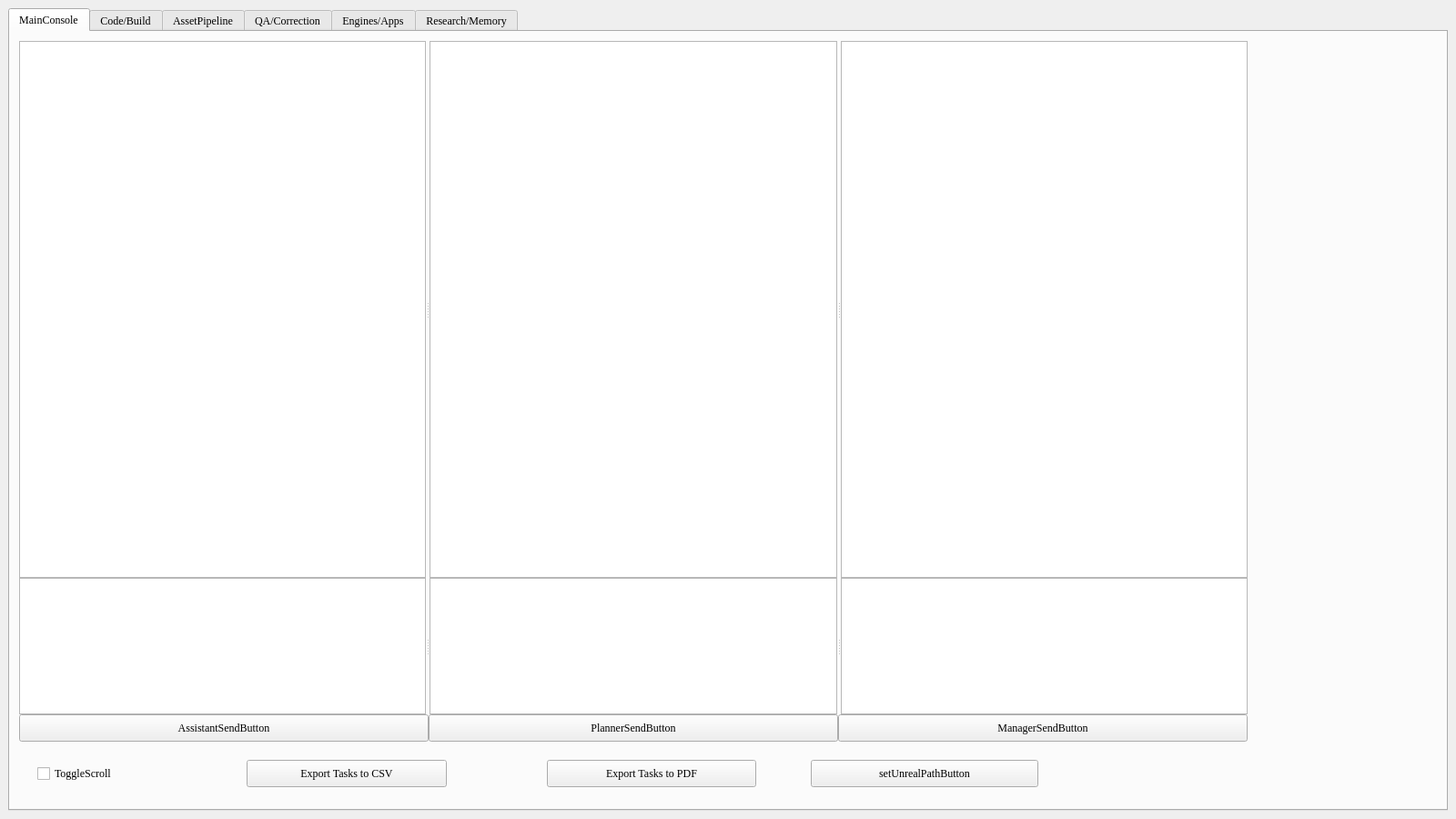
<?xml version="1.0" encoding="UTF-8"?>
<ui version="4.0">
 <class>MainWindow</class>
 <widget class="QMainWindow" name="MainWindow">
  <property name="enabled">
   <bool>true</bool>
  </property>
  <property name="geometry">
   <rect>
    <x>0</x>
    <y>0</y>
    <width>1600</width>
    <height>900</height>
   </rect>
  </property>
  <property name="sizePolicy">
   <sizepolicy hsizetype="Expanding" vsizetype="Expanding">
    <horstretch>0</horstretch>
    <verstretch>0</verstretch>
   </sizepolicy>
  </property>
  <property name="font">
   <font>
    <family>Times New Roman</family>
    <pointsize>9</pointsize>
   </font>
  </property>
  <property name="windowTitle">
   <string>MainWindow</string>
  </property>
  <widget class="QWidget" name="centralwidget">
   <property name="acceptDrops">
    <bool>false</bool>
   </property>
   <layout class="QHBoxLayout" name="horizontalLayout">
    <item>
     <widget class="QTabWidget" name="tabWidget">
      <property name="sizePolicy">
       <sizepolicy hsizetype="Preferred" vsizetype="Preferred">
        <horstretch>0</horstretch>
        <verstretch>0</verstretch>
       </sizepolicy>
      </property>
      <property name="currentIndex">
       <number>0</number>
      </property>
      <widget class="QWidget" name="MainConsole">
       <attribute name="title">
        <string>MainConsole</string>
       </attribute>
       <widget class="QCheckBox" name="AutoScrollCheckBox">
        <property name="geometry">
         <rect>
          <x>30</x>
          <y>800</y>
          <width>200</width>
          <height>30</height>
         </rect>
        </property>
        <property name="text">
         <string>ToggleScroll</string>
        </property>
       </widget>
       <widget class="QPushButton" name="pdfExportButton">
        <property name="geometry">
         <rect>
          <x>590</x>
          <y>800</y>
          <width>230</width>
          <height>30</height>
         </rect>
        </property>
        <property name="text">
         <string>Export Tasks to PDF</string>
        </property>
       </widget>
       <widget class="QPushButton" name="setUnrealPathButton">
        <property name="geometry">
         <rect>
          <x>880</x>
          <y>800</y>
          <width>250</width>
          <height>30</height>
         </rect>
        </property>
        <property name="text">
         <string>setUnrealPathButton</string>
        </property>
       </widget>
       <widget class="QPushButton" name="ExportButton">
        <property name="geometry">
         <rect>
          <x>260</x>
          <y>800</y>
          <width>220</width>
          <height>30</height>
         </rect>
        </property>
        <property name="text">
         <string>Export Tasks to CSV</string>
        </property>
       </widget>
       <widget class="QSplitter" name="splitter_34">
        <property name="geometry">
         <rect>
          <x>10</x>
          <y>10</y>
          <width>1350</width>
          <height>590</height>
         </rect>
        </property>
        <property name="orientation">
         <enum>Qt::Orientation::Horizontal</enum>
        </property>
        <widget class="QTextEdit" name="AssistantChatArea"/>
        <widget class="QTextEdit" name="PlannerChatArea"/>
        <widget class="QTextEdit" name="ManagerChatArea"/>
       </widget>
       <widget class="QSplitter" name="splitter_36">
        <property name="geometry">
         <rect>
          <x>10</x>
          <y>600</y>
          <width>1350</width>
          <height>150</height>
         </rect>
        </property>
        <property name="orientation">
         <enum>Qt::Orientation::Horizontal</enum>
        </property>
        <widget class="QTextEdit" name="AssistantTextEdit"/>
        <widget class="QTextEdit" name="PlannerTextEdit"/>
        <widget class="QTextEdit" name="ManagerTextEdit"/>
       </widget>
       <widget class="QPushButton" name="AssistantSendButton">
        <property name="geometry">
         <rect>
          <x>10</x>
          <y>750</y>
          <width>450</width>
          <height>30</height>
         </rect>
        </property>
        <property name="text">
         <string>AssistantSendButton</string>
        </property>
       </widget>
       <widget class="QPushButton" name="PlannerSendButton">
        <property name="geometry">
         <rect>
          <x>460</x>
          <y>750</y>
          <width>450</width>
          <height>30</height>
         </rect>
        </property>
        <property name="text">
         <string>PlannerSendButton</string>
        </property>
       </widget>
       <widget class="QPushButton" name="ManagerSendButton">
        <property name="geometry">
         <rect>
          <x>910</x>
          <y>750</y>
          <width>450</width>
          <height>30</height>
         </rect>
        </property>
        <property name="text">
         <string>ManagerSendButton</string>
        </property>
       </widget>
      </widget>
      <widget class="QWidget" name="CodeBuild">
       <attribute name="title">
        <string>Code/Build</string>
       </attribute>
       <widget class="QSplitter" name="splitter_7">
        <property name="geometry">
         <rect>
          <x>10</x>
          <y>10</y>
          <width>1350</width>
          <height>630</height>
         </rect>
        </property>
        <property name="orientation">
         <enum>Qt::Orientation::Horizontal</enum>
        </property>
        <widget class="QTextEdit" name="CoderChatArea"/>
        <widget class="QTextEdit" name="IntegratorChatArea"/>
        <widget class="QTextEdit" name="ScripterChatArea"/>
       </widget>
       <widget class="QSplitter" name="splitter_8">
        <property name="geometry">
         <rect>
          <x>10</x>
          <y>820</y>
          <width>1370</width>
          <height>22</height>
         </rect>
        </property>
        <property name="orientation">
         <enum>Qt::Orientation::Horizontal</enum>
        </property>
        <widget class="QPushButton" name="CoderSendButton">
         <property name="text">
          <string>CoderSendButton</string>
         </property>
        </widget>
        <widget class="QPushButton" name="IntegratorSendButton">
         <property name="text">
          <string>IntegratorSendButton</string>
         </property>
        </widget>
        <widget class="QPushButton" name="ScripterSendButton">
         <property name="text">
          <string>ScripterSendButton</string>
         </property>
        </widget>
       </widget>
       <widget class="QSplitter" name="splitter_9">
        <property name="geometry">
         <rect>
          <x>10</x>
          <y>650</y>
          <width>1350</width>
          <height>170</height>
         </rect>
        </property>
        <property name="orientation">
         <enum>Qt::Orientation::Horizontal</enum>
        </property>
        <widget class="QTextEdit" name="CoderTextEdit"/>
        <widget class="QTextEdit" name="IntegratorTextEdit"/>
        <widget class="QTextEdit" name="ScripterTextEdit"/>
       </widget>
      </widget>
      <widget class="QWidget" name="AssetPipeline">
       <attribute name="title">
        <string>AssetPipeline</string>
       </attribute>
       <widget class="QSplitter" name="splitter_2">
        <property name="geometry">
         <rect>
          <x>10</x>
          <y>10</y>
          <width>1350</width>
          <height>630</height>
         </rect>
        </property>
        <property name="orientation">
         <enum>Qt::Orientation::Horizontal</enum>
        </property>
        <widget class="QTextEdit" name="ModelingChatArea"/>
        <widget class="QTextEdit" name="TexturingChatArea"/>
        <widget class="QTextEdit" name="AnimationChatArea"/>
       </widget>
       <widget class="QSplitter" name="splitter_5">
        <property name="geometry">
         <rect>
          <x>10</x>
          <y>650</y>
          <width>1350</width>
          <height>170</height>
         </rect>
        </property>
        <property name="orientation">
         <enum>Qt::Orientation::Horizontal</enum>
        </property>
        <widget class="QTextEdit" name="ModelingTextEdit"/>
        <widget class="QTextEdit" name="TexturingTextEdit"/>
        <widget class="QTextEdit" name="AnimationTextEdit"/>
       </widget>
       <widget class="QSplitter" name="splitter_6">
        <property name="geometry">
         <rect>
          <x>10</x>
          <y>820</y>
          <width>1370</width>
          <height>22</height>
         </rect>
        </property>
        <property name="orientation">
         <enum>Qt::Orientation::Horizontal</enum>
        </property>
        <widget class="QPushButton" name="ModelingSendButton">
         <property name="text">
          <string>ModelingSendButton</string>
         </property>
        </widget>
        <widget class="QPushButton" name="TexturingSendButton">
         <property name="text">
          <string>TexturingSendButton</string>
         </property>
        </widget>
        <widget class="QPushButton" name="AnimationSendButton">
         <property name="text">
          <string>AnimationSendButton</string>
         </property>
        </widget>
       </widget>
      </widget>
      <widget class="QWidget" name="Correction">
       <attribute name="title">
        <string>QA/Correction</string>
       </attribute>
       <widget class="QSplitter" name="splitter_13">
        <property name="geometry">
         <rect>
          <x>10</x>
          <y>10</y>
          <width>1350</width>
          <height>630</height>
         </rect>
        </property>
        <property name="orientation">
         <enum>Qt::Orientation::Horizontal</enum>
        </property>
        <widget class="QTextEdit" name="CorrectorChatArea"/>
        <widget class="QTextEdit" name="ValidatorChatArea"/>
        <widget class="QTextEdit" name="CompilerChatArea"/>
       </widget>
       <widget class="QSplitter" name="splitter_14">
        <property name="geometry">
         <rect>
          <x>10</x>
          <y>820</y>
          <width>1370</width>
          <height>22</height>
         </rect>
        </property>
        <property name="orientation">
         <enum>Qt::Orientation::Horizontal</enum>
        </property>
        <widget class="QPushButton" name="CorrectorSendButton">
         <property name="text">
          <string>CorrectorSendButton</string>
         </property>
        </widget>
        <widget class="QPushButton" name="ValidatorSendButton">
         <property name="text">
          <string>ValidatorSendButton</string>
         </property>
        </widget>
        <widget class="QPushButton" name="CompilerSendButton">
         <property name="text">
          <string>CompilerSendButton</string>
         </property>
        </widget>
       </widget>
       <widget class="QSplitter" name="splitter_15">
        <property name="geometry">
         <rect>
          <x>10</x>
          <y>650</y>
          <width>1350</width>
          <height>170</height>
         </rect>
        </property>
        <property name="orientation">
         <enum>Qt::Orientation::Horizontal</enum>
        </property>
        <widget class="QTextEdit" name="CorrectorTextEdit"/>
        <widget class="QTextEdit" name="ValidatorTextEdit"/>
        <widget class="QTextEdit" name="CompilerTextEdit"/>
       </widget>
      </widget>
      <widget class="QWidget" name="Engines">
       <attribute name="title">
        <string>Engines/Apps</string>
       </attribute>
       <widget class="QSplitter" name="splitter_16">
        <property name="geometry">
         <rect>
          <x>10</x>
          <y>10</y>
          <width>1350</width>
          <height>630</height>
         </rect>
        </property>
        <property name="orientation">
         <enum>Qt::Orientation::Horizontal</enum>
        </property>
        <widget class="QTextEdit" name="DesignerChatArea"/>
        <widget class="QTextEdit" name="EngineChatArea"/>
        <widget class="QTextEdit" name="EditingChatArea"/>
       </widget>
       <widget class="QSplitter" name="splitter_17">
        <property name="geometry">
         <rect>
          <x>10</x>
          <y>820</y>
          <width>1370</width>
          <height>22</height>
         </rect>
        </property>
        <property name="orientation">
         <enum>Qt::Orientation::Horizontal</enum>
        </property>
        <widget class="QPushButton" name="DesignerSendButton">
         <property name="text">
          <string>DesignerSendButton</string>
         </property>
        </widget>
        <widget class="QPushButton" name="EngineSendButton">
         <property name="text">
          <string>EngineSendButton</string>
         </property>
        </widget>
        <widget class="QPushButton" name="EditingSendButton">
         <property name="text">
          <string>EditingSendButton</string>
         </property>
        </widget>
       </widget>
       <widget class="QSplitter" name="splitter_18">
        <property name="geometry">
         <rect>
          <x>10</x>
          <y>650</y>
          <width>1350</width>
          <height>170</height>
         </rect>
        </property>
        <property name="orientation">
         <enum>Qt::Orientation::Horizontal</enum>
        </property>
        <widget class="QTextEdit" name="DesignerTextEdit"/>
        <widget class="QTextEdit" name="EngineTextEdit"/>
        <widget class="QTextEdit" name="EditingTextEdit"/>
       </widget>
      </widget>
      <widget class="QWidget" name="Research_Memory">
       <attribute name="title">
        <string>Research/Memory</string>
       </attribute>
       <widget class="QSplitter" name="splitter_10">
        <property name="geometry">
         <rect>
          <x>10</x>
          <y>10</y>
          <width>1350</width>
          <height>630</height>
         </rect>
        </property>
        <property name="orientation">
         <enum>Qt::Orientation::Horizontal</enum>
        </property>
        <widget class="QTextEdit" name="VrindaChatArea"/>
        <widget class="QTextEdit" name="ResearcherChatArea"/>
        <widget class="QTextEdit" name="ArchitectChatArea"/>
       </widget>
       <widget class="QSplitter" name="splitter_11">
        <property name="geometry">
         <rect>
          <x>10</x>
          <y>820</y>
          <width>1370</width>
          <height>22</height>
         </rect>
        </property>
        <property name="orientation">
         <enum>Qt::Orientation::Horizontal</enum>
        </property>
        <widget class="QPushButton" name="VrindaSendButton">
         <property name="text">
          <string>VrindaSendButton</string>
         </property>
        </widget>
        <widget class="QPushButton" name="ResearcherSendButton">
         <property name="text">
          <string>ResearcherSendButton</string>
         </property>
        </widget>
        <widget class="QPushButton" name="ArchitectSendButton">
         <property name="text">
          <string>ArchitectSendButton</string>
         </property>
        </widget>
       </widget>
       <widget class="QSplitter" name="splitter_12">
        <property name="geometry">
         <rect>
          <x>10</x>
          <y>650</y>
          <width>1350</width>
          <height>170</height>
         </rect>
        </property>
        <property name="orientation">
         <enum>Qt::Orientation::Horizontal</enum>
        </property>
        <widget class="QTextEdit" name="VrindaTextEdit"/>
        <widget class="QTextEdit" name="ResearcherTextEdit"/>
        <widget class="QTextEdit" name="ArchitectTextEdit"/>
       </widget>
      </widget>
     </widget>
    </item>
   </layout>
  </widget>
 </widget>
 <resources/>
 <connections/>
</ui>
